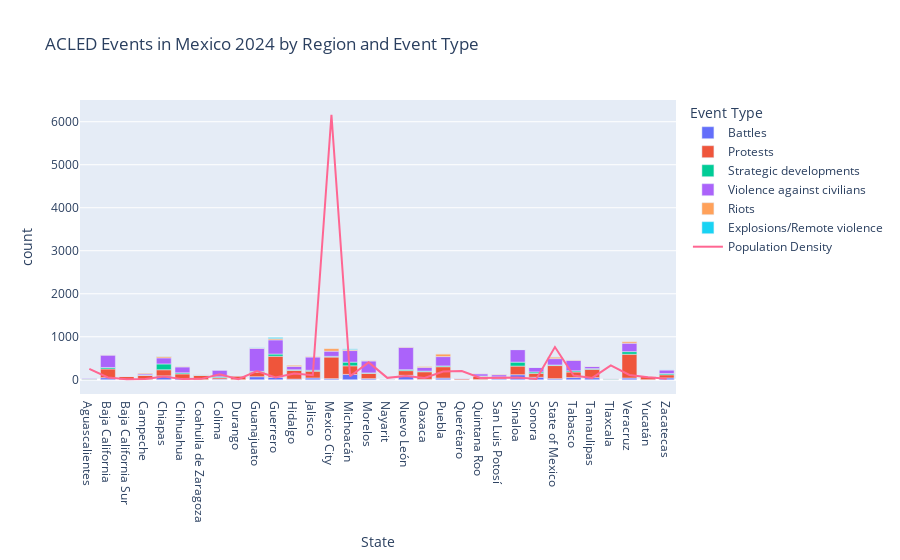

The code cell stored with this chart in its notebook:
### Markdown cell above
From the chart above it is apparent that a few states have higher number of civil unrest incidents.
__Specifically, Guanajuato, Guerrero, and Veracruz have the most events.__
- In Veracruz, Protests make up the majority of these events
- By contrast, in Guanajuato the majority of events were violence against civilians

Next, let's add on population density as a line on top of this bar chart:

### Code cell
bar.add_scatter(x=mexico_clean['State'], 
                y=mexico_clean['Pop Density'], 
                mode='lines', 
                name='Population Density')

### Figure 1 — Plotly figure (JSON) as saved in the notebook; plotly's stock layout.template omitted (floating-point values rounded to 4 significant figures; data arrays with more than 128 entries replaced by an {"elided": "..."} marker saying what was removed)
{"data": [{"alignmentgroup": "True", "hovertemplate": "Event Type=Battles<br>State=%{x}<br>count=%{y}<extra></extra>", "legendgroup": "Battles", "marker": {"color": "#636efa", "pattern": {"shape": ""}}, "name": "Battles", "offsetgroup": "Battles", "orientation": "v", "showlegend": true, "textposition": "auto", "type": "bar", "x": ["Aguascalientes", "Baja California", "Baja California Sur", "Campeche", "Chiapas", "Chihuahua", "Coahuila de Zaragoza", "Colima", "Durango", "Guanajuato", "Guerrero", "Hidalgo", "Jalisco", "Mexico City", "Michoacán", "Morelos", "Nayarit", "Nuevo León", "Oaxaca", "Puebla", "Querétaro", "Quintana Roo", "San Luis Potosí", "Sinaloa", "Sonora", "State of Mexico", "Tabasco", "Tamaulipas", "Tlaxcala", "Veracruz", "Yucatán", "Zacatecas"], "xaxis": "x", "y": [3, 48, 4, 8, 90, 30, 2, 15, 2, 71, 56, 15, 41, 26, 125, 26, 4, 103, 10, 39, 2, 5, 22, 117, 58, 26, 51, 49, 2, 40, 1, 42], "yaxis": "y"}, {"alignmentgroup": "True", "hovertemplate": "Event Type=Protests<br>State=%{x}<br>count=%{y}<extra></extra>", "legendgroup": "Protests", "marker": {"color": "#EF553B", "pattern": {"shape": ""}}, "name": "Protests", "offsetgroup": "Protests", "orientation": "v", "showlegend": true, "textposition": "auto", "type": "bar", "x": ["Aguascalientes", "Baja California", "Baja California Sur", "Campeche", "Chiapas", "Chihuahua", "Coahuila de Zaragoza", "Colima", "Durango", "Guanajuato", "Guerrero", "Hidalgo", "Jalisco", "Mexico City", "Michoacán", "Morelos", "Nayarit", "Nuevo León", "Oaxaca", "Puebla", "Querétaro", "Quintana Roo", "San Luis Potosí", "Sinaloa", "Sonora", "State of Mexico", "Tabasco", "Tamaulipas", "Tlaxcala", "Veracruz", "Yucatán", "Zacatecas"], "xaxis": "x", "y": [11, 204, 71, 93, 143, 106, 100, 33, 86, 104, 491, 204, 158, 502, 199, 123, 8, 109, 176, 264, 25, 75, 44, 201, 91, 304, 130, 194, 10, 553, 74, 74], "yaxis": "y"}, {"alignmentgroup": "True", "hovertemplate": "Event Type=Strategic developments<br>State=%{x}<br>count=%{y}<extra></extra>", "legendgroup": "Strategic developments", "marker": {"color": "#00cc96", "pattern": {"shape": ""}}, "name": "Strategic developments", "offsetgroup": "Strategic developments", "orientation": "v", "showlegend": true, "textposition": "auto", "type": "bar", "x": ["Aguascalientes", "Baja California", "Campeche", "Chiapas", "Chihuahua", "Coahuila de Zaragoza", "Colima", "Durango", "Guanajuato", "Guerrero", "Hidalgo", "Jalisco", "Mexico City", "Michoacán", "Morelos", "Nayarit", "Nuevo León", "Oaxaca", "Puebla", "Querétaro", "Quintana Roo", "San Luis Potosí", "Sinaloa", "Sonora", "State of Mexico", "Tabasco", "Tamaulipas", "Tlaxcala", "Veracruz", "Yucatán", "Zacatecas"], "xaxis": "x", "y": [6, 34, 7, 135, 26, 8, 21, 3, 20, 51, 14, 22, 17, 86, 11, 2, 23, 16, 19, 4, 7, 2, 92, 33, 14, 27, 16, 7, 61, 4, 29], "yaxis": "y"}, {"alignmentgroup": "True", "hovertemplate": "Event Type=Violence against civilians<br>State=%{x}<br>count=%{y}<extra></extra>", "legendgroup": "Violence against civilians", "marker": {"color": "#ab63fa", "pattern": {"shape": ""}}, "name": "Violence against civilians", "offsetgroup": "Violence against civilians", "orientation": "v", "showlegend": true, "textposition": "auto", "type": "bar", "x": ["Aguascalientes", "Baja California", "Baja California Sur", "Campeche", "Chiapas", "Chihuahua", "Coahuila de Zaragoza", "Colima", "Durango", "Guanajuato", "Guerrero", "Hidalgo", "Jalisco", "Mexico City", "Michoacán", "Morelos", "Nayarit", "Nuevo León", "Oaxaca", "Puebla", "Querétaro", "Quintana Roo", "San Luis Potosí", "Sinaloa", "Sonora", "State of Mexico", "Tabasco", "Tamaulipas", "Tlaxcala", "Veracruz", "Yucatán", "Zacatecas"], "xaxis": "x", "y": [11, 288, 7, 28, 141, 137, 8, 156, 9, 539, 330, 77, 308, 120, 269, 277, 1, 520, 85, 217, 10, 52, 49, 291, 107, 148, 244, 49, 10, 196, 3, 83], "yaxis": "y"}, {"alignmentgroup": "True", "hovertemplate": "Event Type=Riots<br>State=%{x}<br>count=%{y}<extra></extra>", "legendgroup": "Riots", "marker": {"color": "#FFA15A", "pattern": {"shape": ""}}, "name": "Riots", "offsetgroup": "Riots", "orientation": "v", "showlegend": true, "textposition": "auto", "type": "bar", "x": ["Baja California", "Baja California Sur", "Campeche", "Chiapas", "Chihuahua", "Coahuila de Zaragoza", "Colima", "Durango", "Guanajuato", "Guerrero", "Hidalgo", "Jalisco", "Mexico City", "Michoacán", "Morelos", "Nuevo León", "Oaxaca", "Puebla", "Querétaro", "Quintana Roo", "San Luis Potosí", "Sinaloa", "Sonora", "State of Mexico", "Tabasco", "Tamaulipas", "Tlaxcala", "Veracruz", "Yucatán"], "xaxis": "x", "y": [4, 1, 17, 36, 8, 2, 1, 2, 6, 29, 33, 10, 58, 22, 9, 8, 21, 63, 1, 5, 11, 3, 2, 38, 9, 5, 3, 34, 6], "yaxis": "y"}, {"alignmentgroup": "True", "hovertemplate": "Event Type=Explosions/Remote violence<br>State=%{x}<br>count=%{y}<extra></extra>", "legendgroup": "Explosions/Remote violence", "marker": {"color": "#19d3f3", "pattern": {"shape": ""}}, "name": "Explosions/Remote violence", "offsetgroup": "Explosions/Remote violence", "orientation": "v", "showlegend": true, "textposition": "auto", "type": "bar", "x": ["Chiapas", "Durango", "Guanajuato", "Guerrero", "Hidalgo", "Michoacán", "Puebla", "Sinaloa", "Sonora", "State of Mexico", "Zacatecas"], "xaxis": "x", "y": [3, 1, 7, 27, 1, 17, 1, 1, 2, 2, 2], "yaxis": "y"}, {"mode": "lines", "name": "Population Density", "type": "scatter", "x": {"elided": "167 str values"}, "y": {"elided": "167 float values"}}], "layout": {"barmode": "relative", "legend": {"title": {"text": "Event Type"}, "tracegroupgap": 0}, "title": {"text": "ACLED Events in Mexico 2024 by Region and Event Type"}, "xaxis": {"anchor": "y", "domain": [0, 1], "title": {"text": "State"}}, "yaxis": {"anchor": "x", "domain": [0, 1], "title": {"text": "count"}}}}
